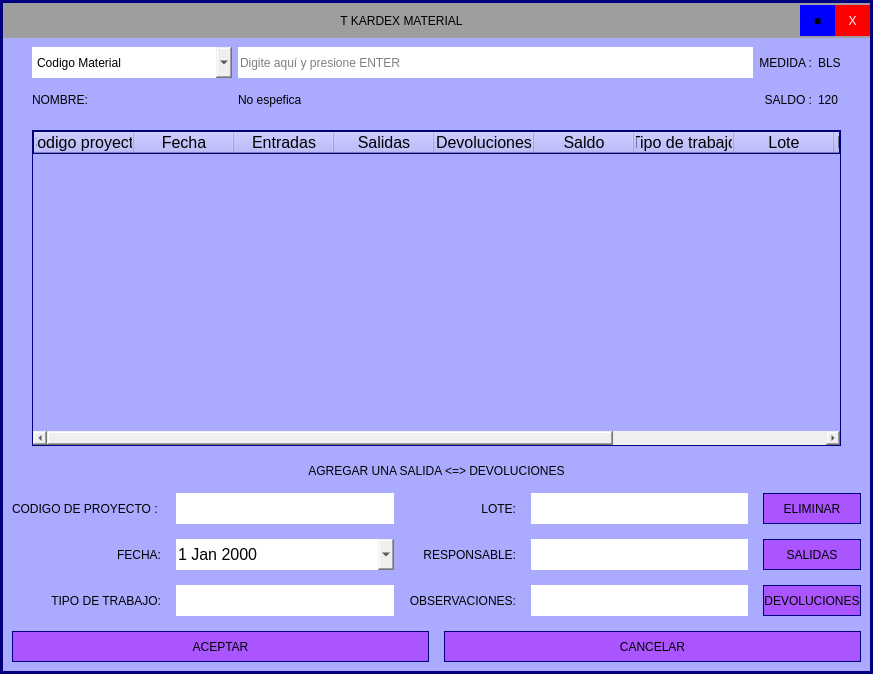
<?xml version="1.0" encoding="UTF-8"?>
<ui version="4.0">
 <class>tkarded</class>
 <widget class="QMainWindow" name="tkarded">
  <property name="geometry">
   <rect>
    <x>0</x>
    <y>0</y>
    <width>873</width>
    <height>674</height>
   </rect>
  </property>
  <property name="windowTitle">
   <string>MainWindow</string>
  </property>
  <widget class="QWidget" name="centralwidget">
   <layout class="QVBoxLayout" name="verticalLayout">
    <property name="spacing">
     <number>0</number>
    </property>
    <property name="leftMargin">
     <number>0</number>
    </property>
    <property name="topMargin">
     <number>0</number>
    </property>
    <property name="rightMargin">
     <number>0</number>
    </property>
    <property name="bottomMargin">
     <number>0</number>
    </property>
    <item>
     <widget class="QFrame" name="frame_agregar">
      <property name="styleSheet">
       <string notr="true">QFrame{
border: 3px solid rgb(0, 0, 127);
background-color: rgb(170, 170, 255);
font: 75 12pt &quot;MS Shell Dlg 2&quot;;
}
QLabel{
border: none;
font: 75 12pt &quot;MS Shell Dlg 2&quot;;
}
QComboBox{
border: none;
font: 75 14pt &quot;MS Shell Dlg 2&quot;;
}
QLineEdit{
border: none;
font: 75 12pt &quot;MS Shell Dlg 2&quot;;}

QPushButton{
border: 1px solid rgb(0, 0, 127);
border-radius:10px;
font: 75 14pt &quot;MS Shell Dlg 2&quot;;
background-color:rgb(170, 85, 255);
}

QPushButton:hover{
background-color: rgb(170, 255, 255);
}</string>
      </property>
      <property name="frameShape">
       <enum>QFrame::StyledPanel</enum>
      </property>
      <property name="frameShadow">
       <enum>QFrame::Raised</enum>
      </property>
      <layout class="QVBoxLayout" name="verticalLayout_6">
       <property name="spacing">
        <number>0</number>
       </property>
       <property name="leftMargin">
        <number>0</number>
       </property>
       <property name="topMargin">
        <number>0</number>
       </property>
       <property name="rightMargin">
        <number>0</number>
       </property>
       <property name="bottomMargin">
        <number>0</number>
       </property>
       <item>
        <widget class="QFrame" name="frame_superior">
         <property name="minimumSize">
          <size>
           <width>0</width>
           <height>35</height>
          </size>
         </property>
         <property name="styleSheet">
          <string notr="true">QFrame{
border: none;
	background-color: rgb(158, 158, 158);
}</string>
         </property>
         <layout class="QHBoxLayout" name="layout_principal">
          <property name="spacing">
           <number>0</number>
          </property>
          <property name="leftMargin">
           <number>0</number>
          </property>
          <property name="topMargin">
           <number>0</number>
          </property>
          <property name="rightMargin">
           <number>0</number>
          </property>
          <property name="bottomMargin">
           <number>0</number>
          </property>
          <item>
           <widget class="QLabel" name="lbl_title">
            <property name="styleSheet">
             <string notr="true"/>
            </property>
            <property name="text">
             <string>T KARDEX MATERIAL</string>
            </property>
            <property name="alignment">
             <set>Qt::AlignCenter</set>
            </property>
           </widget>
          </item>
          <item>
           <widget class="QPushButton" name="btn_ampliar">
            <property name="maximumSize">
             <size>
              <width>35</width>
              <height>31</height>
             </size>
            </property>
            <property name="styleSheet">
             <string notr="true">QPushButton{
	background-color: rgb(0, 0, 255);
font: 75 14pt &quot;MS Shell Dlg 2&quot;;
border:none;
border-radius:0px;
}

QPushButton:hover{
	background-color: rgb(170, 255, 255);
}</string>
            </property>
            <property name="text">
             <string>■</string>
            </property>
           </widget>
          </item>
          <item>
           <widget class="QPushButton" name="btn_close">
            <property name="maximumSize">
             <size>
              <width>35</width>
              <height>31</height>
             </size>
            </property>
            <property name="styleSheet">
             <string notr="true">QPushButton{
background-color: rgb(255, 0, 0);
color: rgb(255, 255, 255);
font: 75 14pt &quot;MS Shell Dlg 2&quot;;
border:none;
border-radius:0px;
}

QPushButton:hover{
	background-color: rgb(170, 0, 255);
}</string>
            </property>
            <property name="text">
             <string>X</string>
            </property>
           </widget>
          </item>
         </layout>
        </widget>
       </item>
       <item>
        <widget class="QFrame" name="frame">
         <property name="styleSheet">
          <string notr="true">border:none;</string>
         </property>
         <property name="frameShape">
          <enum>QFrame::StyledPanel</enum>
         </property>
         <property name="frameShadow">
          <enum>QFrame::Raised</enum>
         </property>
         <layout class="QVBoxLayout" name="verticalLayout_4">
          <property name="spacing">
           <number>15</number>
          </property>
          <item>
           <layout class="QVBoxLayout" name="verticalLayout_2">
            <property name="spacing">
             <number>6</number>
            </property>
            <property name="leftMargin">
             <number>20</number>
            </property>
            <property name="rightMargin">
             <number>20</number>
            </property>
            <item>
             <layout class="QGridLayout" name="gridLayout" columnstretch="0,0,0,0">
              <property name="horizontalSpacing">
               <number>6</number>
              </property>
              <item row="0" column="0">
               <widget class="QComboBox" name="comboBox">
                <property name="minimumSize">
                 <size>
                  <width>200</width>
                  <height>31</height>
                 </size>
                </property>
                <item>
                 <property name="text">
                  <string>Codigo Material</string>
                 </property>
                </item>
                <item>
                 <property name="text">
                  <string>Nombre Material</string>
                 </property>
                </item>
               </widget>
              </item>
              <item row="0" column="2">
               <widget class="QLabel" name="label">
                <property name="text">
                 <string>MEDIDA :</string>
                </property>
                <property name="alignment">
                 <set>Qt::AlignRight|Qt::AlignTrailing|Qt::AlignVCenter</set>
                </property>
               </widget>
              </item>
              <item row="0" column="1">
               <widget class="QLineEdit" name="lineEdit_4">
                <property name="minimumSize">
                 <size>
                  <width>0</width>
                  <height>31</height>
                 </size>
                </property>
                <property name="text">
                 <string/>
                </property>
                <property name="placeholderText">
                 <string>Digite aquí y presione ENTER</string>
                </property>
               </widget>
              </item>
              <item row="0" column="3">
               <widget class="QLabel" name="label_11">
                <property name="text">
                 <string>BLS</string>
                </property>
               </widget>
              </item>
              <item row="2" column="2">
               <widget class="QLabel" name="label_3">
                <property name="text">
                 <string>SALDO :</string>
                </property>
                <property name="alignment">
                 <set>Qt::AlignRight|Qt::AlignTrailing|Qt::AlignVCenter</set>
                </property>
               </widget>
              </item>
              <item row="2" column="3">
               <widget class="QLabel" name="label_2">
                <property name="minimumSize">
                 <size>
                  <width>0</width>
                  <height>31</height>
                 </size>
                </property>
                <property name="text">
                 <string>120</string>
                </property>
               </widget>
              </item>
              <item row="2" column="0">
               <widget class="QLabel" name="label_12">
                <property name="minimumSize">
                 <size>
                  <width>0</width>
                  <height>31</height>
                 </size>
                </property>
                <property name="text">
                 <string>NOMBRE:</string>
                </property>
               </widget>
              </item>
              <item row="2" column="1">
               <widget class="QLabel" name="label_13">
                <property name="minimumSize">
                 <size>
                  <width>0</width>
                  <height>31</height>
                 </size>
                </property>
                <property name="text">
                 <string>No espefica</string>
                </property>
               </widget>
              </item>
             </layout>
            </item>
           </layout>
          </item>
          <item>
           <layout class="QVBoxLayout" name="verticalLayout_3">
            <property name="leftMargin">
             <number>20</number>
            </property>
            <property name="rightMargin">
             <number>20</number>
            </property>
            <item>
             <widget class="QTableWidget" name="table_qwk_new">
              <property name="styleSheet">
               <string notr="true">border: 1px solid rgb(0, 0, 127);</string>
              </property>
              <property name="autoScrollMargin">
               <number>16</number>
              </property>
              <column>
               <property name="text">
                <string>Codigo proyecto</string>
               </property>
               <property name="font">
                <font>
                 <pointsize>12</pointsize>
                </font>
               </property>
              </column>
              <column>
               <property name="text">
                <string>Fecha</string>
               </property>
               <property name="font">
                <font>
                 <pointsize>12</pointsize>
                </font>
               </property>
               <property name="background">
                <color>
                 <red>255</red>
                 <green>255</green>
                 <blue>255</blue>
                </color>
               </property>
              </column>
              <column>
               <property name="text">
                <string>Entradas</string>
               </property>
               <property name="font">
                <font>
                 <pointsize>12</pointsize>
                </font>
               </property>
              </column>
              <column>
               <property name="text">
                <string>Salidas</string>
               </property>
               <property name="font">
                <font>
                 <pointsize>12</pointsize>
                </font>
               </property>
              </column>
              <column>
               <property name="text">
                <string>Devoluciones</string>
               </property>
               <property name="font">
                <font>
                 <pointsize>12</pointsize>
                </font>
               </property>
              </column>
              <column>
               <property name="text">
                <string>Saldo</string>
               </property>
               <property name="font">
                <font>
                 <pointsize>12</pointsize>
                </font>
               </property>
              </column>
              <column>
               <property name="text">
                <string>Tipo de trabajo</string>
               </property>
               <property name="font">
                <font>
                 <pointsize>12</pointsize>
                </font>
               </property>
              </column>
              <column>
               <property name="text">
                <string>Lote</string>
               </property>
               <property name="font">
                <font>
                 <pointsize>12</pointsize>
                </font>
               </property>
              </column>
              <column>
               <property name="text">
                <string>Responsable</string>
               </property>
               <property name="font">
                <font>
                 <pointsize>12</pointsize>
                </font>
               </property>
              </column>
              <column>
               <property name="text">
                <string>Observaciones</string>
               </property>
               <property name="font">
                <font>
                 <pointsize>12</pointsize>
                </font>
               </property>
              </column>
              <column>
               <property name="text">
                <string>Firma</string>
               </property>
               <property name="font">
                <font>
                 <pointsize>12</pointsize>
                </font>
               </property>
              </column>
             </widget>
            </item>
           </layout>
          </item>
         </layout>
        </widget>
       </item>
       <item>
        <widget class="QFrame" name="frame_add_data">
         <property name="minimumSize">
          <size>
           <width>0</width>
           <height>0</height>
          </size>
         </property>
         <property name="styleSheet">
          <string notr="true">border:none;</string>
         </property>
         <property name="frameShape">
          <enum>QFrame::StyledPanel</enum>
         </property>
         <property name="frameShadow">
          <enum>QFrame::Raised</enum>
         </property>
         <layout class="QVBoxLayout" name="verticalLayout_5">
          <property name="spacing">
           <number>15</number>
          </property>
          <item>
           <widget class="QLabel" name="label_10">
            <property name="text">
             <string>AGREGAR UNA SALIDA &lt;=&gt; DEVOLUCIONES</string>
            </property>
            <property name="alignment">
             <set>Qt::AlignCenter</set>
            </property>
           </widget>
          </item>
          <item>
           <layout class="QGridLayout" name="gridLayout_2">
            <item row="2" column="3">
             <widget class="QLineEdit" name="lineEdit_9">
              <property name="minimumSize">
               <size>
                <width>0</width>
                <height>31</height>
               </size>
              </property>
             </widget>
            </item>
            <item row="2" column="1">
             <widget class="QLineEdit" name="lineEdit_6">
              <property name="minimumSize">
               <size>
                <width>0</width>
                <height>31</height>
               </size>
              </property>
             </widget>
            </item>
            <item row="1" column="2">
             <widget class="QLabel" name="label_8">
              <property name="minimumSize">
               <size>
                <width>0</width>
                <height>31</height>
               </size>
              </property>
              <property name="text">
               <string>RESPONSABLE:</string>
              </property>
              <property name="alignment">
               <set>Qt::AlignRight|Qt::AlignTrailing|Qt::AlignVCenter</set>
              </property>
             </widget>
            </item>
            <item row="0" column="3">
             <widget class="QLineEdit" name="lineEdit_7">
              <property name="minimumSize">
               <size>
                <width>0</width>
                <height>31</height>
               </size>
              </property>
             </widget>
            </item>
            <item row="2" column="0">
             <widget class="QLabel" name="label_6">
              <property name="minimumSize">
               <size>
                <width>0</width>
                <height>31</height>
               </size>
              </property>
              <property name="text">
               <string>TIPO DE TRABAJO:</string>
              </property>
              <property name="alignment">
               <set>Qt::AlignRight|Qt::AlignTrailing|Qt::AlignVCenter</set>
              </property>
             </widget>
            </item>
            <item row="1" column="1">
             <widget class="QDateEdit" name="dateEdit">
              <property name="minimumSize">
               <size>
                <width>0</width>
                <height>31</height>
               </size>
              </property>
              <property name="font">
               <font>
                <family>MS Shell Dlg 2</family>
                <pointsize>12</pointsize>
                <weight>50</weight>
                <italic>false</italic>
                <bold>false</bold>
               </font>
              </property>
              <property name="styleSheet">
               <string notr="true">font: 12pt &quot;MS Shell Dlg 2&quot;;</string>
              </property>
              <property name="calendarPopup">
               <bool>true</bool>
              </property>
             </widget>
            </item>
            <item row="0" column="1">
             <widget class="QLineEdit" name="lineEdit_5">
              <property name="minimumSize">
               <size>
                <width>0</width>
                <height>31</height>
               </size>
              </property>
             </widget>
            </item>
            <item row="0" column="2">
             <widget class="QLabel" name="label_7">
              <property name="minimumSize">
               <size>
                <width>0</width>
                <height>31</height>
               </size>
              </property>
              <property name="text">
               <string>LOTE:</string>
              </property>
              <property name="alignment">
               <set>Qt::AlignRight|Qt::AlignTrailing|Qt::AlignVCenter</set>
              </property>
             </widget>
            </item>
            <item row="2" column="2">
             <widget class="QLabel" name="label_9">
              <property name="minimumSize">
               <size>
                <width>0</width>
                <height>31</height>
               </size>
              </property>
              <property name="text">
               <string>OBSERVACIONES:</string>
              </property>
              <property name="alignment">
               <set>Qt::AlignRight|Qt::AlignTrailing|Qt::AlignVCenter</set>
              </property>
             </widget>
            </item>
            <item row="0" column="0">
             <widget class="QLabel" name="label_5">
              <property name="minimumSize">
               <size>
                <width>0</width>
                <height>31</height>
               </size>
              </property>
              <property name="text">
               <string>CODIGO DE PROYECTO : </string>
              </property>
              <property name="alignment">
               <set>Qt::AlignRight|Qt::AlignTrailing|Qt::AlignVCenter</set>
              </property>
             </widget>
            </item>
            <item row="1" column="3">
             <widget class="QLineEdit" name="lineEdit_8">
              <property name="minimumSize">
               <size>
                <width>0</width>
                <height>31</height>
               </size>
              </property>
             </widget>
            </item>
            <item row="1" column="0">
             <widget class="QLabel" name="label_4">
              <property name="minimumSize">
               <size>
                <width>0</width>
                <height>31</height>
               </size>
              </property>
              <property name="text">
               <string>FECHA:</string>
              </property>
              <property name="alignment">
               <set>Qt::AlignRight|Qt::AlignTrailing|Qt::AlignVCenter</set>
              </property>
             </widget>
            </item>
            <item row="0" column="4">
             <widget class="QPushButton" name="btn_delete_rmaterial">
              <property name="minimumSize">
               <size>
                <width>0</width>
                <height>31</height>
               </size>
              </property>
              <property name="styleSheet">
               <string notr="true">QPushButton{
border: 1px solid rgb(0, 0, 127);
border-radius:0px;
}</string>
              </property>
              <property name="text">
               <string>ELIMINAR</string>
              </property>
             </widget>
            </item>
            <item row="1" column="4">
             <widget class="QPushButton" name="btn_out_material">
              <property name="minimumSize">
               <size>
                <width>0</width>
                <height>31</height>
               </size>
              </property>
              <property name="styleSheet">
               <string notr="true">QPushButton{
border: 1px solid rgb(0, 0, 127);
border-radius:0px;
}</string>
              </property>
              <property name="text">
               <string>SALIDAS</string>
              </property>
             </widget>
            </item>
            <item row="2" column="4">
             <widget class="QPushButton" name="btn_add_devoluciones">
              <property name="minimumSize">
               <size>
                <width>0</width>
                <height>31</height>
               </size>
              </property>
              <property name="styleSheet">
               <string notr="true">QPushButton{
border: 1px solid rgb(0, 0, 127);
border-radius:0px;
}</string>
              </property>
              <property name="text">
               <string>DEVOLUCIONES</string>
              </property>
             </widget>
            </item>
           </layout>
          </item>
          <item>
           <layout class="QHBoxLayout" name="horizontalLayout">
            <item>
             <widget class="QPushButton" name="btn_allow_add">
              <property name="minimumSize">
               <size>
                <width>0</width>
                <height>31</height>
               </size>
              </property>
              <property name="styleSheet">
               <string notr="true">QPushButton{
border: 1px solid rgb(0, 0, 127);
border-radius:0px;
}</string>
              </property>
              <property name="text">
               <string>ACEPTAR</string>
              </property>
             </widget>
            </item>
            <item>
             <widget class="QPushButton" name="pushButton_4">
              <property name="minimumSize">
               <size>
                <width>0</width>
                <height>31</height>
               </size>
              </property>
              <property name="styleSheet">
               <string notr="true">QPushButton{
border: 1px solid rgb(0, 0, 127);
border-radius:0px;
}</string>
              </property>
              <property name="text">
               <string>CANCELAR</string>
              </property>
             </widget>
            </item>
           </layout>
          </item>
         </layout>
        </widget>
       </item>
      </layout>
     </widget>
    </item>
   </layout>
  </widget>
 </widget>
 <resources/>
 <connections/>
</ui>
